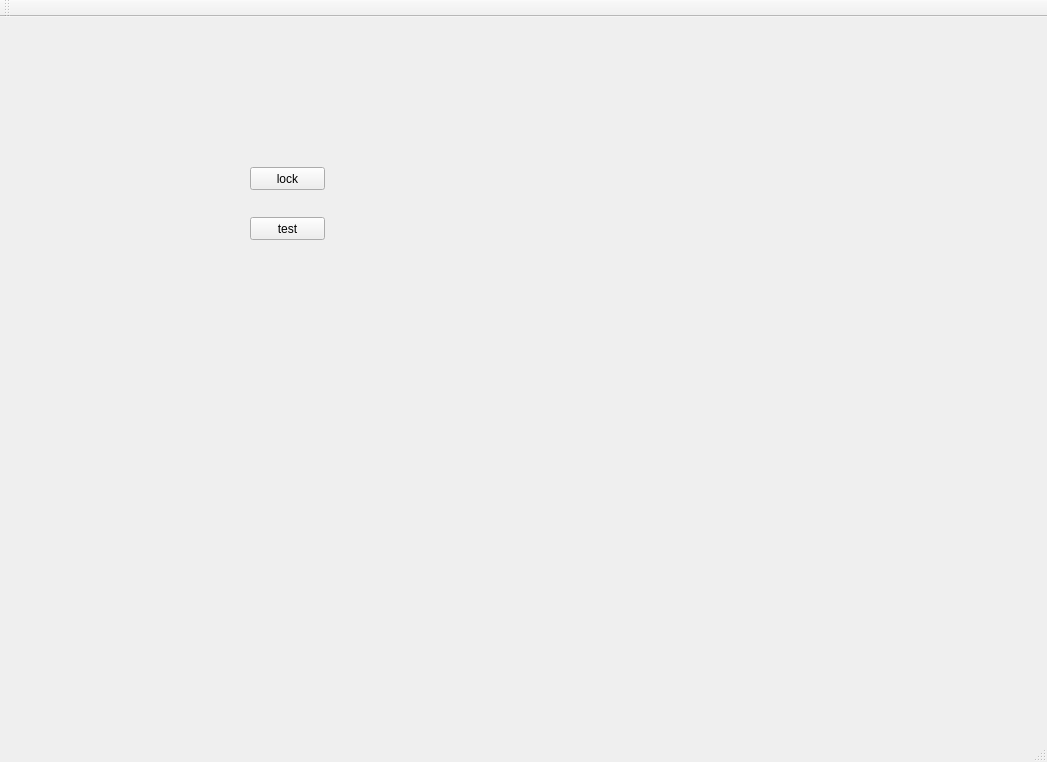
<?xml version="1.0" encoding="UTF-8"?>
<ui version="4.0">
 <class>MainWindow</class>
 <widget class="QMainWindow" name="MainWindow">
  <property name="geometry">
   <rect>
    <x>0</x>
    <y>0</y>
    <width>1047</width>
    <height>762</height>
   </rect>
  </property>
  <property name="windowTitle">
   <string>MainWindow</string>
  </property>
  <widget class="QWidget" name="centralWidget">
   <widget class="QPushButton" name="test">
    <property name="geometry">
     <rect>
      <x>250</x>
      <y>200</y>
      <width>75</width>
      <height>23</height>
     </rect>
    </property>
    <property name="text">
     <string>test</string>
    </property>
   </widget>
   <widget class="QPushButton" name="lock">
    <property name="geometry">
     <rect>
      <x>250</x>
      <y>150</y>
      <width>75</width>
      <height>23</height>
     </rect>
    </property>
    <property name="text">
     <string>lock</string>
    </property>
   </widget>
  </widget>
  <widget class="QMenuBar" name="menuBar">
   <property name="geometry">
    <rect>
     <x>0</x>
     <y>0</y>
     <width>1047</width>
     <height>23</height>
    </rect>
   </property>
  </widget>
  <widget class="QToolBar" name="mainToolBar">
   <attribute name="toolBarArea">
    <enum>TopToolBarArea</enum>
   </attribute>
   <attribute name="toolBarBreak">
    <bool>false</bool>
   </attribute>
  </widget>
  <widget class="QStatusBar" name="statusBar"/>
 </widget>
 <layoutdefault spacing="6" margin="11"/>
 <resources/>
 <connections/>
</ui>
